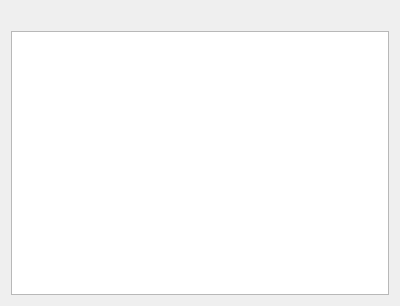
<ui version="4.0" >
 <author>Charles Connell</author>
 <class>KabcKeySelectorUI</class>
 <widget class="QWidget" name="KabcKeySelectorUI" >
  <property name="geometry" >
   <rect>
    <x>0</x>
    <y>0</y>
    <width>400</width>
    <height>306</height>
   </rect>
  </property>
  <layout class="QVBoxLayout" >
   <item>
    <widget class="QLabel" name="label" >
     <property name="text" >
      <string/>
     </property>
     <property name="wordWrap" >
      <bool>true</bool>
     </property>
    </widget>
   </item>
   <item>
    <widget class="KListWidget" name="keyList" >
     <property name="toolTip" >
      <string>Select Keys to Use</string>
     </property>
     <property name="whatsThis" >
      <string>Select the key you want to use for to encrypt to the metacontact</string>
     </property>
     <property name="editTriggers" >
      <set>QAbstractItemView::NoEditTriggers</set>
     </property>
    </widget>
   </item>
  </layout>
 </widget>
 <customwidgets>
  <customwidget>
   <class>KListWidget</class>
   <extends>QListWidget</extends>
   <header>klistwidget.h</header>
  </customwidget>
 </customwidgets>
 <resources/>
 <connections/>
</ui>
